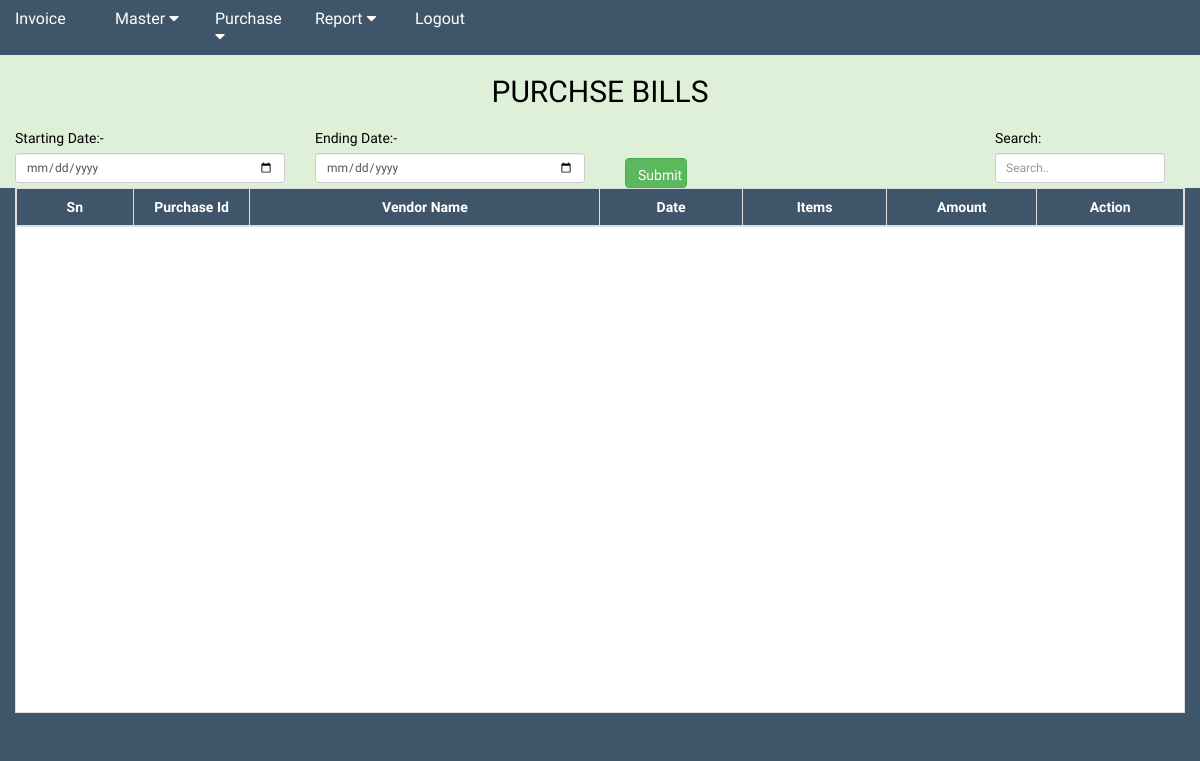
The app's page /purchasebill.php (signed in), older data.
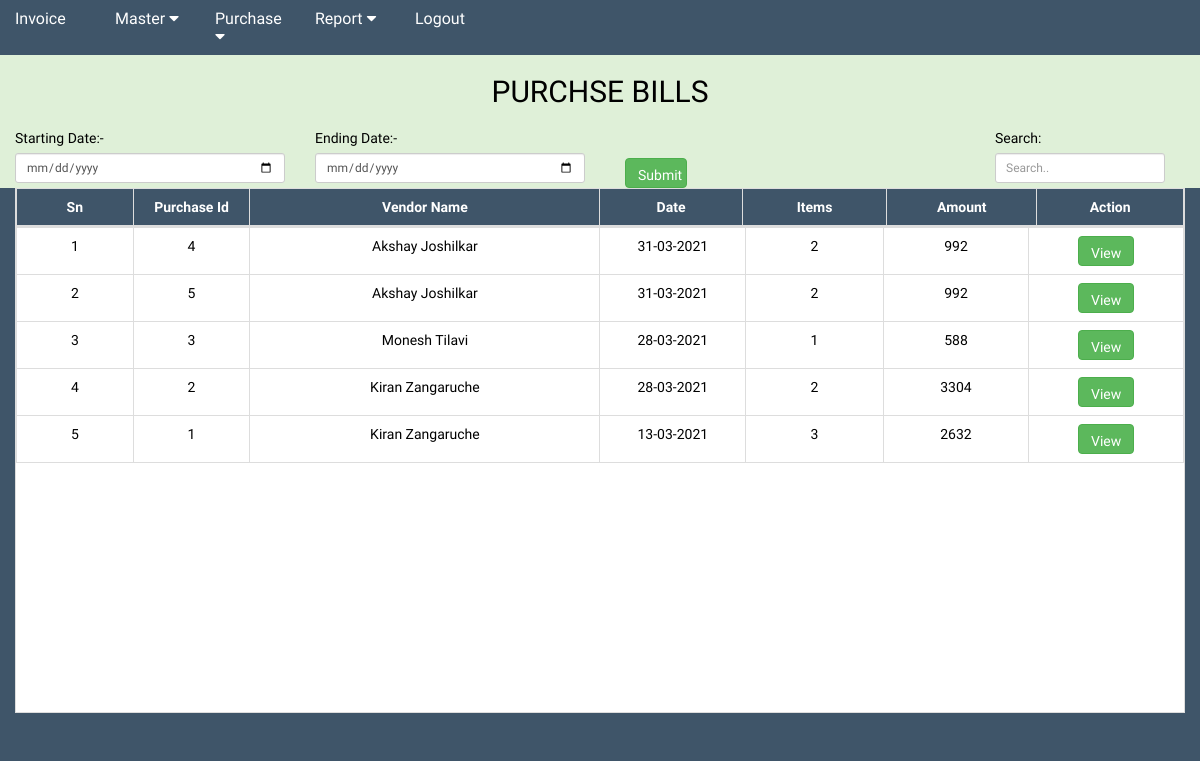
The same page, newer data.
### tables this page shows
CREATE TABLE `purchase_num` (
  `purchase_no_id` bigint(50) NOT NULL,
  `number` bigint(30) NOT NULL,
  `date` varchar(50) NOT NULL,
  `gross_total` double NOT NULL,
  `5%` double NOT NULL,
  `12%` double NOT NULL,
  `18%` double NOT NULL
);

### purchasebill.php (the view, shortened to what this page needs)
<?php include("header.php"); ?>
<body class="theam">
    <div class="col-md-12 bg-success ">
        <h2 class="text-center" style="color:black;">PURCHSE BILLS</h2>
        <div class="row">
            <div class="col-md-12 ">
                <div class="row cust_add">
                    <form action=" " method="post">
                        <div class="col-md-3">
                            <label>Starting Date:-</label>
                            <input type="date" name="stat" class="col-md-1 form-control input-sm" id="">
                        </div>
                        <div class="col-md-3">
                            <label>Ending Date:-</label>
                            <input type="date" name="end" class="col-md-1 form-control input-sm" id="">
                        </div>
                        <div style="margin-bottom: 10px;" class="col-lg-4">
                            <input style="margin-left: 10px; margin-top: 30px;" type="submit" value="Submit"
                                class="col-md-2 input-sm btn btn-success" id="customer_add1" name="purch">
                        </div>
                    </form>
                    <div style="margin-left: -20px;" class="col-md-2">
                        <label>Search:</label>
                        <input type="text" placeholder="Search.." class="form-control input-sm" id="search">
                    </div>
                </div>
            </div>
        </div>
    </div>
    <div class="col-md-12 theam " style="margin-top: -10px;">
        <table class="fixed_header1 table table-bordered" id="table">
            <thead>
                <tr>
                    <th style="width: 10%" ;> Sn</th>
                    <th id="id" style="width: 10%" ;>Purchase Id</th>
                    <th style="width: 30%" ;>Vendor Name</th>
                    <th>Date</th>
                    <th>Items</th>
                    <th>Amount</th>
                    <th>Action</th>
                </tr>
            </thead>
            <tbody id="table_body">
                <?php
					  include("connect.php");
					  $sn=0; $total=0;
					  if(isset($_POST['purch']))
					  {
					  	$strat=$_POST['stat'];$end=$_POST['end'];
					  	$qry="SELECT `purchase_num`.`purchase_no_id` AS `pur_num`,`vendor`.`vender_name` AS `vendor`,`purchase_num`.`date` AS `date` FROM `vendor`,`purchase_num`,`purchase` WHERE `purchase`.`purchase_no_id`=`purchase_num`.`purchase_no_id` AND `vendor`.`vender_id`=`purchase`.`vender_id` AND `purchase`.`purchase_date` BETWEEN '$strat' AND '$end' ORDER BY `purchase_date` ASC";
					  }
						else{
							$qry="SELECT DISTINCT `purchase_num`.`purchase_no_id` AS `pur_num`,`vendor`.`vender_name` AS `vendor`,`purchase_num`.`date` AS `date` FROM `vendor`,`purchase_num`,`purchase` WHERE `purchase`.`purchase_no_id`=`purchase_num`.`purchase_no_id` AND `vendor`.`vender_id`=`purchase`.`vender_id` ORDER BY `purchase_date` DESC";
						}
						$confirm=mysqli_query($conn,$qry)or die(mysqli_error());
							while($out=mysqli_fetch_array($confirm))
							{ $sn=$sn+1;
								$num=$out['pur_num'];
								$value=$item=$total=0;
								$qr="SELECT `gst_per`,`Purchase_rate` FROM `purchase` WHERE `purchase_no_id`='$num';";
								$co=mysqli_query($conn,$qr)or die(mysqli_error());
								while($row=mysqli_fetch_array($co))
								{
									$item++;
									$val=(($row['Purchase_rate']*$row['gst_per'])/100)+$row['Purchase_rate'];
									$total=$total+$val;
								}
						?>
                <tr>
                    <td style="width: 10%" ;><?php echo $sn;?></td>
                    <td style="width: 10%" ;><?php echo $out['pur_num'];?></td>
                    <td style="width: 30%" ;><?php echo $out['vendor'];?></td>
                    <td><?php echo date("d-m-Y",strtotime($out['date']));?></td>
                    <td><?php echo $item;?></td>
                    <td><?php echo round($total);?></td>
                    <td><a href="print.php?edit=<?php echo $out['pur_num']; ?>"
                            class="input-sm btn btn-success">View</a>
                    </td>
                </tr>
                <?php	}  ?>
            </tbody>
        </table>
    </div>
</body>
</html>

### header.php (shortened to what this page needs)
<!DOCTYPE html>
<html>
<head>
    <link rel="stylesheet" href="plugin/bootstrap.css">
    <link href="plugin/fontasome.css" rel="stylesheet">
    <link href="https://use.fontawesome.com/releases/v5.0.6/css/all.css" rel="stylesheet">
    <link rel="stylesheet" type="text/css" href="css/style.css">
</head>
<section class="col-md-12 theam mt-3" style="margin-top: 0px;">
    <div class="row">
        <div class="col-md-1">
            <a href="holesale_customer.php" role="button">
                <h4 style="color:white;" ;>Invoice</h4>
            </a>
        </div>
        <div class="col-md-1">
            <div class="dropdown">
                <div class="dropdown-toggle " data-toggle="dropdown">
                    <h4>Master <i class="fa fa-caret-down" aria-hidden="true"></i></h4>
                </div>
            </div>
        </div>
        <div class="col-md-1">
            <div class="dropdown">
                <div class="dropdown-toggle" data-toggle="dropdown">
                    <h4>Purchase <i class="fa fa-caret-down" aria-hidden="true"></i></h4>
                </div>
            </div>
        </div>
        <div class="col-md-1">
            <div class="dropdown">
                <div class="dropdown-toggle " data-toggle="dropdown">
                    <h4>Report <i class="fa fa-caret-down" aria-hidden="true"></i></h4>
                </div>
            </div>
        </div>
        <div class="col-md-1">
            <a href="logout.php">
                <h4 style="color:white" ;>Logout</h4>
            </a>
        </div>
    </div>
</section>

### css/style.css (style rules this page uses)
html body { margin: 0px; padding: 0px; overflow: hidden; font-family: 'Noticia Text', serif; }
.theam { background-color:#3f5569; color:#fff; }
h4 { font-size:12pt; }
.cust_add { margin-top: 10px; }
.fixed_header1 { width: 100%; table-layout: fixed; border-collapse: collapse; background-color: #fff; padding: 10px; height: 525px; margin-right: 17px; }
.fixed_header1 tbody { display:block; margin-left: 0px; width: 100%; overflow: auto; height: 100%; }
.fixed_header1 thead tr { display: block; }
.fixed_header1 thead { background: #3f5569; color:#fff; }
.fixed_header1 th, .fixed_header1 td { padding: 6px; text-align: center; width: 200px; }
.fixed_header1 tbody tr { color:black; border-bottom-color: #85929e; border-bottom-style: solid; border-width: 1px; }
.tab td,th { text-align: center; }

### header.php (style rules this page uses)
label { color: black; font-weight: 500; }

Row changes from the older to the newer data that the page shows:
added purchase_num: purchase_no_id "4", vendor "Akshay Joshilkar", date "31-03-2021", item "2", total "992"
added purchase_num: purchase_no_id "5", vendor "Akshay Joshilkar", date "31-03-2021", item "2", total "992"
added purchase_num: purchase_no_id "3", vendor "Monesh Tilavi", date "28-03-2021", item "1", total "588"
added purchase_num: purchase_no_id "2", vendor "Kiran Zangaruche", date "28-03-2021", item "2", total "3304"
added purchase_num: purchase_no_id "1", vendor "Kiran Zangaruche", date "13-03-2021", item "3", total "2632"
